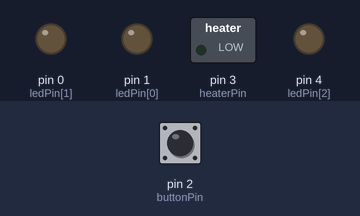
Bench run of a sketch on a simulated Arduino Uno, built with avr-gcc and run on an emulated ATmega328P. On the bench: switched loads named in the sketch (green lamp = pin HIGH), output pins drawn as LEDs (lit = HIGH). The inputs (shaded band) are chosen by the test bench; at power-on: pin 2 (buttonPin) HIGH.

Above: at 2.2 s.
2.3 s: pin 2 (buttonPin) pulled LOW for 0.15 s
At 3.0 s:
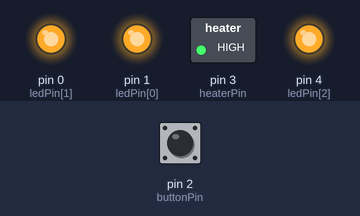
3.9 s: pin 2 (buttonPin) pulled LOW for 1 s
At 6.2 s:
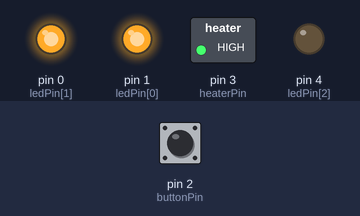
7.9 s: pin 2 (buttonPin) pulled LOW for 0.15 s
At 8.4 s:
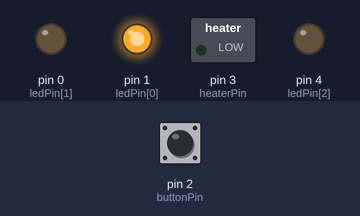
11.0 s: pin 2 (buttonPin) pulled LOW for 3.2 s
At 12.0 s:
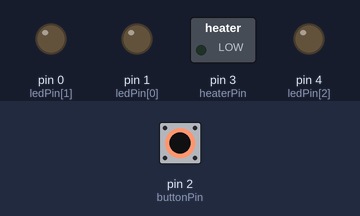
Timing chart, 0 to 14.0 s (numbered marks = the images above; inputs shaded):
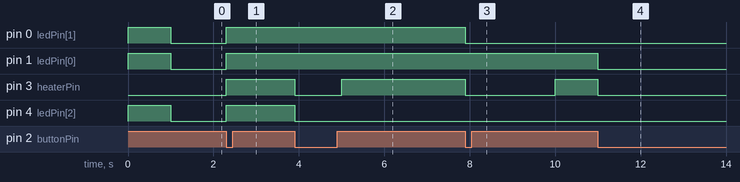

Measured:
- after the input at 2.3 s, pin 0 (ledPin[1]), pin 1 (ledPin[0]), pin 3 (heaterPin), pin 4 (ledPin[2]): LOW → HIGH at once
- after the input at 3.9 s, pin 3 (heaterPin): HIGH → LOW at once, → HIGH 1.1 s later; pin 4 (ledPin[2]): HIGH → LOW at once
- after the input at 7.9 s, pin 0 (ledPin[1]): HIGH → LOW at once
- after the input at 11.0 s, pin 1 (ledPin[0]): HIGH → LOW at once

The sketch:

sock_heater.ino
```cpp
// (licence header left out)
// Included libraries. /////////////////////////////////////////////////////////
// Button handling and debouncing.
// See https://github.com/JChristensen/Button.
#include "Button.h"

// Global constants. ///////////////////////////////////////////////////////////
// Button debouncing time [ms].
const int debounceTime = 50;

// Duration of LED flash during startup.
const unsigned long flashDuration = 1000ul;

// Number of heat levels and corresponding PWM duty cycles.
const int heatLevels = 4;
const double heatDutyCycle[heatLevels] = {0.00, 0.33, 0.67, 1.00};

// Pin numbers.
const int leds = heatLevels - 1;
const int ledPin[leds] = {1, 0, 4};
const int buttonPin = 2;
const int heaterPin = 3;

// PWM period [ms].
const unsigned long heatingPeriod = 5000ul;

// Global variables. ///////////////////////////////////////////////////////////
// Current heat level.
int heat = 0;

// Button sensor.
Button button(buttonPin, true, true, debounceTime);

// Functions. //////////////////////////////////////////////////////////////////
// Switch on given number of LEDs.
void glow(int n)
{
    for (int i = 0; i < leds; ++i)
        digitalWrite(ledPin[i], i<n);
}

// Flash all LEDs.
void flash()
{
    glow(leds);
    delay(flashDuration);
    glow(0);
}

// Set up the controller after boot.
void setup()
{
    // Initialize pins.
    for (int i = 0; i < leds; ++i)
        pinMode(ledPin[i], OUTPUT);
    pinMode(heaterPin, OUTPUT);

    // Flash all LEDs to show device is ready.
    flash();
}

// Infinite worker loop.
void loop()
{
    // Adjust the heat level according to how long the button was pressed.
    button.read();
    if (button.wasPressed())
    {
        if (heat > 0)
            heat--;
        else
            heat = heatLevels - 1;
    }

    // Visualize the heat level using the LEDs.
    glow(heat);

    // If the heating duration is not yet over, heat the socks.
    unsigned long millisSincePeriod = millis() % heatingPeriod;
    unsigned long millisToHeat = heatDutyCycle[heat] * heatingPeriod;
    boolean heatOn =  millisToHeat > millisSincePeriod;
    digitalWrite(heaterPin, heatOn);
}
```
